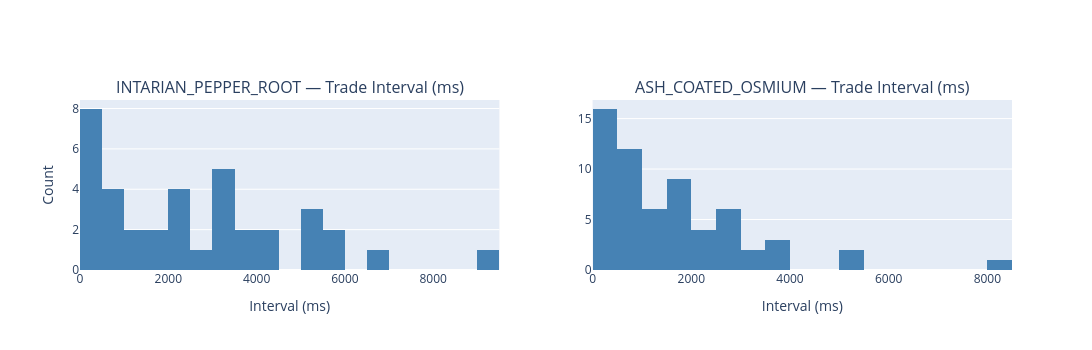

Notebook cell for this chart:
### Markdown cell above
## Step 6: 成交间隔 & 活跃度分析

观察我方成交的时间分布：是否均匀地参与了全天成交机会？空闲时段是否是因为没有机会还是策略遗漏？

### Code cell
# 成交间隔直方图（每产品）
fig = make_subplots(rows=1, cols=len(products),
                    subplot_titles=[f"{p} — Trade Interval (ms)" for p in products])

for i, product in enumerate(products, 1):
    pt = my_trades.filter(pl.col("product") == product).sort("timestamp")
    if pt.height < 2:
        continue
    intervals = pt["timestamp"].diff().drop_nulls().to_list()

    fig.add_trace(go.Histogram(
        x=intervals, nbinsx=40, marker_color="steelblue",
        name=product, showlegend=False,
    ), row=1, col=i)
    fig.update_xaxes(title_text="Interval (ms)", row=1, col=i)

    mean_iv = np.mean(intervals)
    median_iv = np.median(intervals)
    print(f"{product}: {len(intervals)} intervals, mean={mean_iv:.0f}ms, median={median_iv:.0f}ms, "
          f"max={max(intervals)}ms, max_gap_at_ts={pt['timestamp'].to_list()[np.argmax(intervals)+1]}")

fig.update_yaxes(title_text="Count", row=1, col=1)
fig.update_layout(height=350, width=1200)
fig.show()

### Figure 1 — Plotly figure (JSON) as saved in the notebook; plotly's stock layout.template omitted (floating-point values rounded to 4 significant figures)
{"data": [{"marker": {"color": "steelblue"}, "name": "INTARIAN_PEPPER_ROOT", "nbinsx": 40, "showlegend": false, "type": "histogram", "x": [100, 100, 200, 700, 100, 200, 700, 200, 600, 2100, 5700, 1900, 3700, 6700, 100, 3400, 9300, 300, 2300, 4400, 1900, 3400, 3300, 1200, 1000, 3400, 2200, 5100, 3300, 5600, 3500, 5400, 5300, 4300, 800, 2600, 2100], "xaxis": "x", "yaxis": "y"}, {"marker": {"color": "steelblue"}, "name": "ASH_COATED_OSMIUM", "nbinsx": 40, "showlegend": false, "type": "histogram", "x": [600, 5400, 2500, 1900, 1100, 0, 400, 3000, 3800, 1600, 400, 300, 500, 5300, 2400, 0, 600, 600, 500, 2000, 1300, 100, 500, 700, 800, 1600, 300, 2400, 600, 1700, 2900, 1500, 2900, 800, 3800, 1100, 2500, 1700, 1200, 400, 2700, 8300, 200, 3800, 3400, 1800, 200, 0, 200, 1900, 100, 400, 1400, 500, 500, 100, 2200, 2900, 1000, 0, 1800], "xaxis": "x2", "yaxis": "y2"}], "layout": {"annotations": [{"font": {"size": 16}, "showarrow": false, "text": "INTARIAN_PEPPER_ROOT — Trade Interval (ms)", "x": 0.225, "xanchor": "center", "xref": "paper", "y": 1, "yanchor": "bottom", "yref": "paper"}, {"font": {"size": 16}, "showarrow": false, "text": "ASH_COATED_OSMIUM — Trade Interval (ms)", "x": 0.775, "xanchor": "center", "xref": "paper", "y": 1, "yanchor": "bottom", "yref": "paper"}], "height": 350, "width": 1200, "xaxis": {"anchor": "y", "domain": [0, 0.45], "title": {"text": "Interval (ms)"}}, "xaxis2": {"anchor": "y2", "domain": [0.55, 1], "title": {"text": "Interval (ms)"}}, "yaxis": {"anchor": "x", "domain": [0, 1], "title": {"text": "Count"}}, "yaxis2": {"anchor": "x2", "domain": [0, 1]}}}
